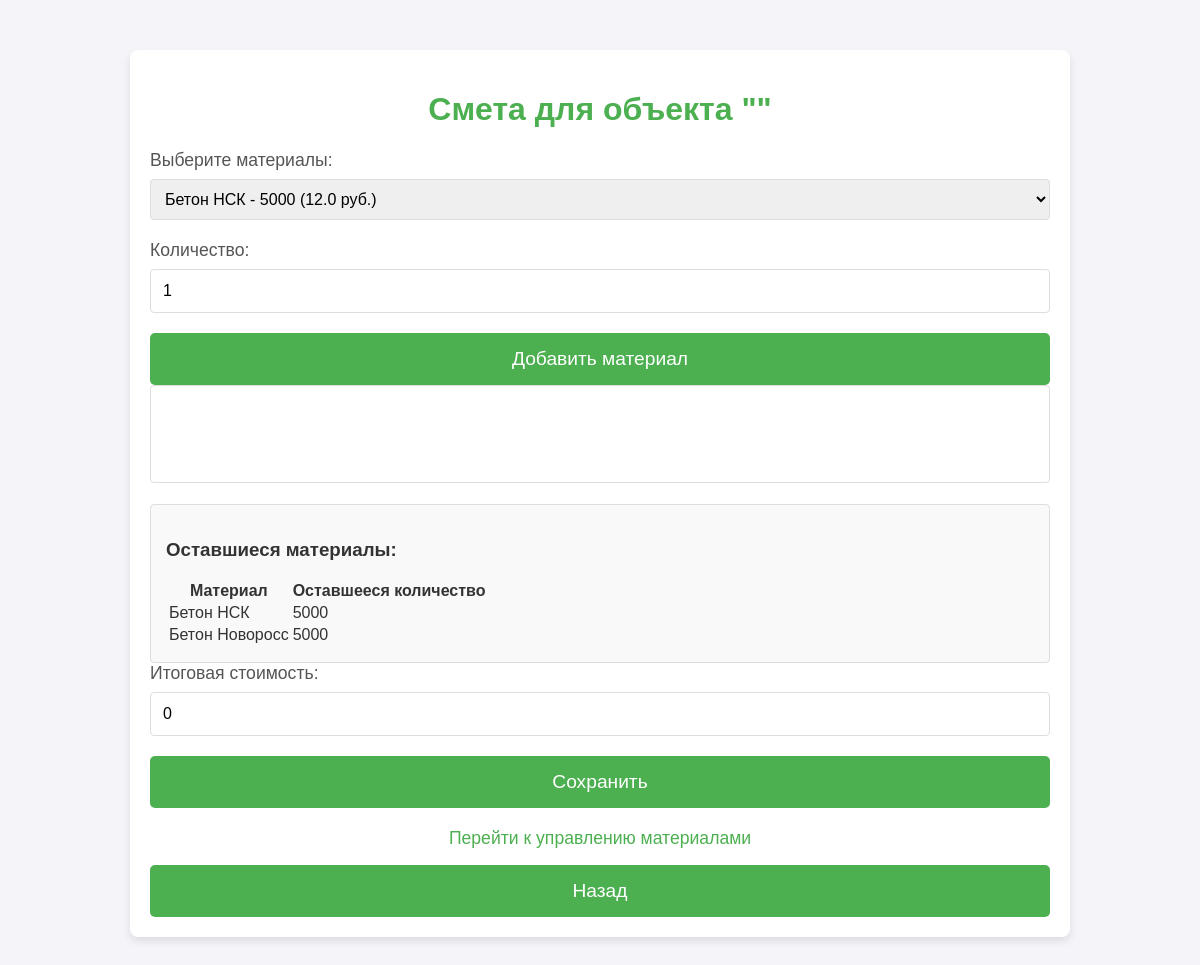
Page /estimate/6 (signed in) on the earlier database version.
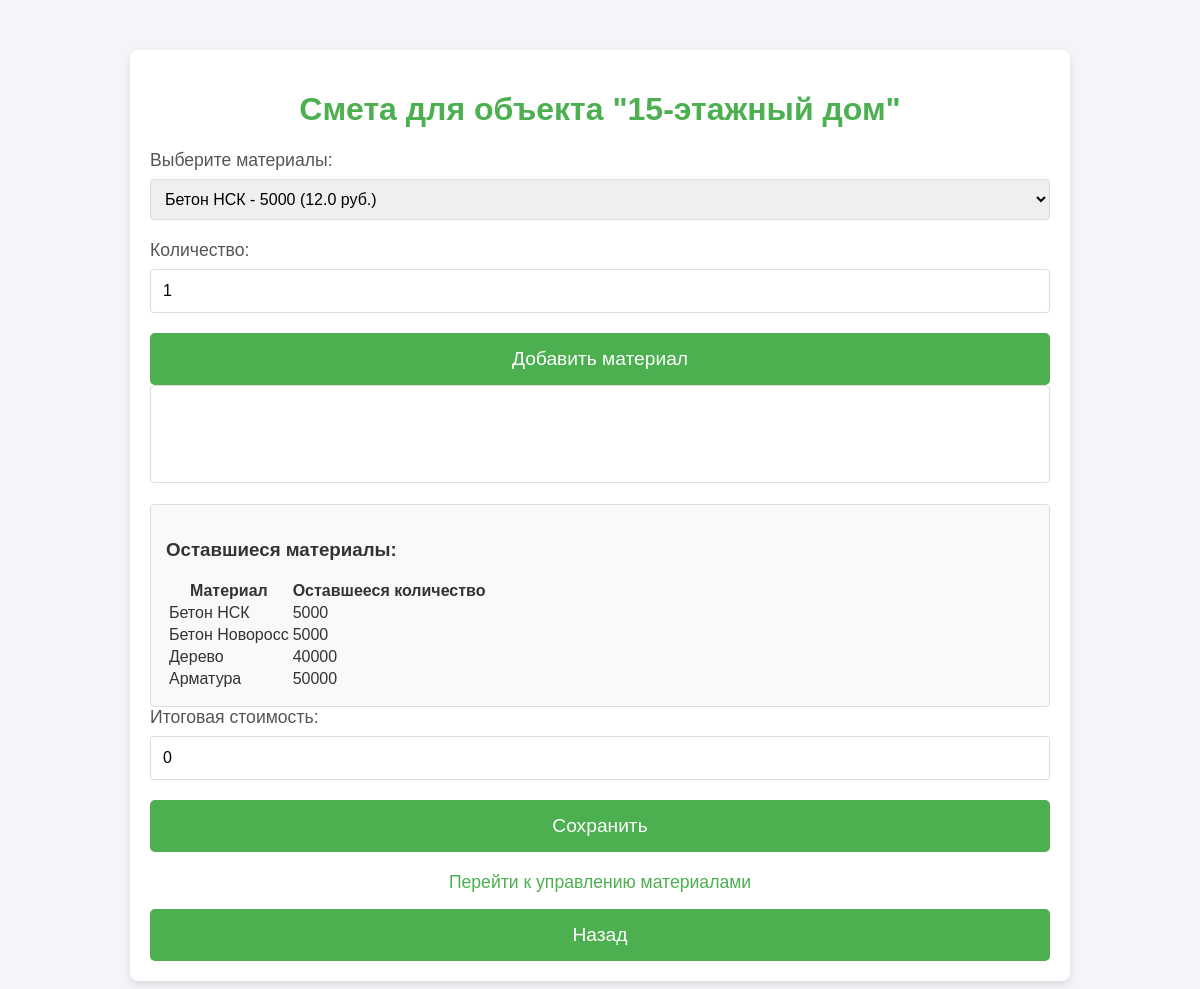
Same page on the later database version.
### tables this page shows
CREATE TABLE construction_objects (
                id INTEGER PRIMARY KEY AUTOINCREMENT,
                name TEXT NOT NULL,
                address TEXT NOT NULL,
                deadline TEXT NOT NULL,
                status TEXT NOT NULL
            );

### main.py (the view, shortened to what this page needs)
@app.route("/estimate/<int:object_id>", methods=["GET", "POST"])
@login_required
def manage_estimate(object_id):
    estimate = EstimateGateway.get_estimate_by_object(object_id)
    obj = ConstructionObjectGateway.get_object_by_id(object_id)
    materials = MaterialGateway.get_all_materials()  # Получаем все материалы
    reserve_estimates = ReserveEstimateGateway.get_reserve_estimate_by_id(object_id)  # Резервные материалы
    remaining_materials = {}
    for material in materials:
        reserved_quantity = sum(
            res.quantity for res in reserve_estimates if res.name == material.name
        )
        remaining_materials[material.id] = material.quantity - reserved_quantity
    total_reserve_cost = sum(
        res.quantity * res.price for res in reserve_estimates
    )
    return render_template(
        "manage_estimate.html",
        obj=obj,
        materials=materials,
        reserve_estimates=reserve_estimates,
        remaining_materials=remaining_materials,
        total_reserve_cost=total_reserve_cost,
    )

### data.py (called while the page is built)
    @classmethod
    def find(cls, object_id):
        with sqlite3.connect(DB_PATH) as conn:
            cursor = conn.execute(f"SELECT * FROM {cls._table_name} WHERE id = ?", (object_id,))
            row = cursor.fetchone()
            if row:
                return cls(*row)
            return None

    @classmethod
    def find_by_id(cls, user_id):
        with sqlite3.connect(DB_PATH) as conn:
            cursor = conn.execute("SELECT id, username, password, desc FROM users WHERE id = ?", (user_id,))
            row = cursor.fetchone()
            if row:
                return cls(*row)
        return None

    @classmethod
    def find_by_object(cls, object_id):
        with sqlite3.connect(DB_PATH) as conn:
            cursor = conn.execute(f"SELECT * FROM {cls._table_name} WHERE construction_object_id = ?", (object_id,))
            return [cls(*row) for row in cursor.fetchall()]

    @classmethod
    def all(cls):
        with sqlite3.connect(DB_PATH) as conn:
            cursor = conn.execute(f"SELECT * FROM {cls._table_name}")
            return [cls(*row) for row in cursor.fetchall()]

### gateway.py (called while the page is built)
    @staticmethod
    def get_all_materials():
        return Material.all()

### templates/manage_estimate.html (shortened to what this page needs)
<!DOCTYPE html>
<html lang="ru">
<head>
</head>
<body>
    <div class="container">
        <h1>Смета для объекта "{{ obj.name }}"</h1>
    <form method="POST">
        <div class="form-group">
            <label for="available_materials">Выберите материалы:</label>
            <select id="available_materials" name="materials" required>
                {% for material in materials %}
                    <option value="{{ material.id }}" data-price="{{ material.price }}" data-quantity="{{ material.quantity }}">
                        {{ material.name }} - {{ material.quantity }} ({{ material.price }} руб.)
                    </option>
                {% endfor %}
            </select>
        </div>
        <div class="form-group">
            <label for="material_quantity">Количество:</label>
            <input type="number" id="material_quantity" name="material_quantity" value="1" min="1">
        </div>
        <button type="button" id="addMaterialBtn">Добавить материал</button>
        <select id="material_type" name="materials[]" multiple size="4">
        </select>
        <div class="remaining-materials">
            <h3>Оставшиеся материалы:</h3>
            <table id="remaining-materials-table">
                <thead>
                    <tr>
                        <th>Материал</th>
                        <th>Оставшееся количество</th>
                    </tr>
                </thead>
                <tbody>
                    {% for material_id, remaining_quantity in remaining_materials.items() %}
                        <tr id="remaining-quantity-{{ material_id }}">
                            <td>{{ (materials | selectattr("id", "equalto", material_id) | first).name }}</td>
                            <td>{{ remaining_quantity }}</td>
                        </tr>
                    {% endfor %}
                </tbody>
            </table>
        </div>
        <div class="form-group">
            <label for="total_cost">Итоговая стоимость:</label>
            <input type="number" id="total_cost" name="total_cost" value="{{ total_reserve_cost }}" readonly>
        </div>
        <button type="submit">Сохранить</button>
    </form>
        <a href="{{ url_for('manage_materials') }}">Перейти к управлению материалами</a>
        <button type="submit" onclick="window.location.href='{{ url_for('index') }}'">Назад</button>
    </div>
</body>
</html>

Differences in the rows shown:
added construction_objects: name "15-этажный дом"
Other differences:
new list line: "Дерево 40000"
new list line: "Арматура 50000"
